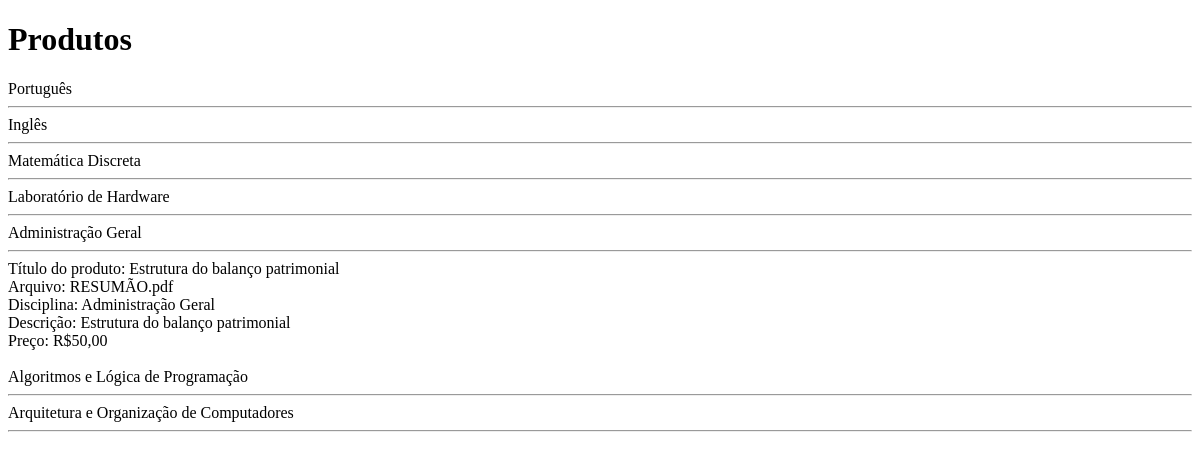
Before: /src/carousel/add-product/add-product/index.php with the older database file.
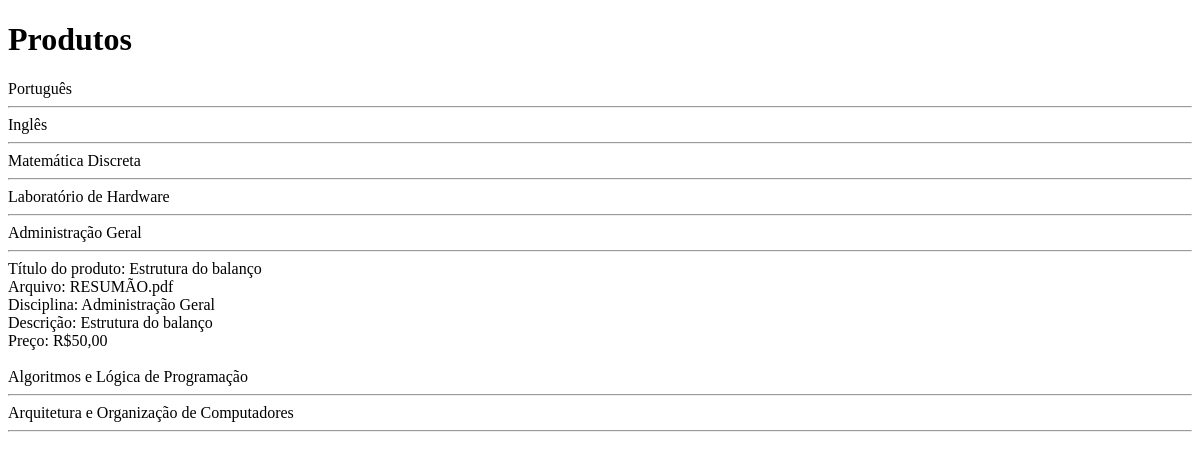
After: the same page with the newer database file.
### tables this page shows
CREATE TABLE `arquivos` (
  `id` int(11) NOT NULL,
  `nome_arquivo` varchar(100) NOT NULL,
  `caminho` varchar(255) NOT NULL,
  `disciplina` varchar(100) NOT NULL,
  `descricao` text NOT NULL,
  `extensao_arquivo` varchar(5) NOT NULL,
  `titulo_produto` varchar(250) NOT NULL,
  `preco` varchar(100) NOT NULL
);

### src/carousel/add-product/add-product/index.php (the view, shortened to what this page needs)
<?php
include_once("conexao.php");
?>
<!DOCTYPE html>
<html lang="pt-br">
	<head>
	</head>
		<h1>Produtos</h1>
		<?php
		echo "Português <br> <hr>";
		echo "Inglês <br> <hr>";
		echo "Matemática Discreta <br> <hr>";
		echo "Laboratório de Hardware <br> <hr>";
		echo "Administração Geral <br> <hr>";
		$result_usuarios = "SELECT * FROM arquivos WHERE disciplina = 'Administração Geral'";
		$resultado_usuarios = mysqli_query($conexao, $result_usuarios);
		while($row_usuario = mysqli_fetch_assoc($resultado_usuarios)){
			echo "Título do produto: " . $row_usuario['titulo_produto'] . "<br>";
			echo "Arquivo: " . $row_usuario['nome_arquivo'] . "<br>";
			echo "Disciplina: " . $row_usuario['disciplina'] . "<br>";
			echo "Descrição: " . $row_usuario['descricao'] . "<br>";
			echo "Preço: " . $row_usuario['preco'] . "<br> <br>";
		}
		echo "Algoritmos e Lógica de Programação <br> <hr>";
		echo "Arquitetura e Organização de Computadores <br> <hr>";
		?>
	</body>
</html>

Changed rows visible on the page:
changed arquivos "RESUMÃO.pdf": titulo_produto "Estrutura do balanço patrimonial" → "Estrutura do balanço"; descricao "Estrutura do balanço patrimonial" → "Estrutura do balanço"
